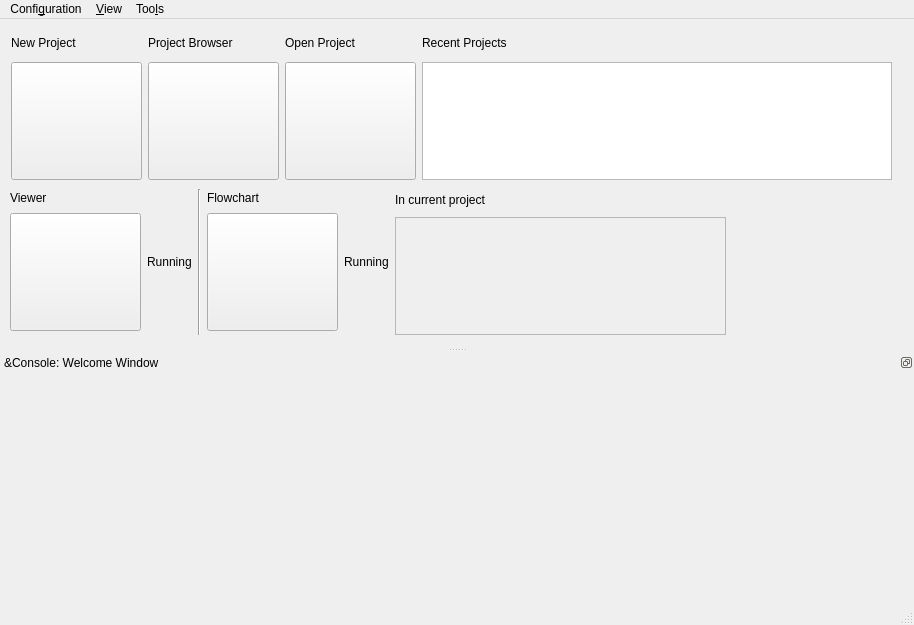
<?xml version="1.0" encoding="UTF-8"?>
<ui version="4.0">
 <class>MainWindow</class>
 <widget class="QMainWindow" name="MainWindow">
  <property name="geometry">
   <rect>
    <x>0</x>
    <y>0</y>
    <width>914</width>
    <height>625</height>
   </rect>
  </property>
  <property name="sizePolicy">
   <sizepolicy hsizetype="Preferred" vsizetype="Preferred">
    <horstretch>0</horstretch>
    <verstretch>0</verstretch>
   </sizepolicy>
  </property>
  <property name="windowTitle">
   <string>MainWindow</string>
  </property>
  <widget class="QWidget" name="centralwidget">
   <widget class="QWidget" name="layoutWidget">
    <property name="geometry">
     <rect>
      <x>11</x>
      <y>10</y>
      <width>897</width>
      <height>151</height>
     </rect>
    </property>
    <layout class="QHBoxLayout" name="horizontalLayout">
     <item>
      <layout class="QVBoxLayout" name="verticalLayout">
       <item>
        <widget class="QLabel" name="labelNewProj">
         <property name="text">
          <string>New Project</string>
         </property>
        </widget>
       </item>
       <item>
        <widget class="QPushButton" name="btnNewProject">
         <property name="sizePolicy">
          <sizepolicy hsizetype="Fixed" vsizetype="Fixed">
           <horstretch>0</horstretch>
           <verstretch>0</verstretch>
          </sizepolicy>
         </property>
         <property name="minimumSize">
          <size>
           <width>131</width>
           <height>118</height>
          </size>
         </property>
         <property name="maximumSize">
          <size>
           <width>131</width>
           <height>118</height>
          </size>
         </property>
         <property name="autoFillBackground">
          <bool>true</bool>
         </property>
         <property name="text">
          <string/>
         </property>
         <property name="flat">
          <bool>false</bool>
         </property>
        </widget>
       </item>
      </layout>
     </item>
     <item>
      <layout class="QVBoxLayout" name="verticalLayoutProjectBrowser">
       <item>
        <widget class="QLabel" name="labelProjectBrowser">
         <property name="text">
          <string>Project Browser</string>
         </property>
        </widget>
       </item>
       <item>
        <widget class="QPushButton" name="btnProjectBrowser">
         <property name="sizePolicy">
          <sizepolicy hsizetype="Fixed" vsizetype="Fixed">
           <horstretch>0</horstretch>
           <verstretch>0</verstretch>
          </sizepolicy>
         </property>
         <property name="minimumSize">
          <size>
           <width>131</width>
           <height>118</height>
          </size>
         </property>
         <property name="maximumSize">
          <size>
           <width>131</width>
           <height>118</height>
          </size>
         </property>
         <property name="autoFillBackground">
          <bool>true</bool>
         </property>
         <property name="text">
          <string/>
         </property>
         <property name="flat">
          <bool>false</bool>
         </property>
        </widget>
       </item>
      </layout>
     </item>
     <item>
      <layout class="QVBoxLayout" name="verticalLayout_2">
       <item>
        <widget class="QLabel" name="labelOpenProject">
         <property name="text">
          <string>Open Project</string>
         </property>
        </widget>
       </item>
       <item>
        <widget class="QPushButton" name="btnOpenProject">
         <property name="sizePolicy">
          <sizepolicy hsizetype="Fixed" vsizetype="Fixed">
           <horstretch>0</horstretch>
           <verstretch>0</verstretch>
          </sizepolicy>
         </property>
         <property name="minimumSize">
          <size>
           <width>131</width>
           <height>118</height>
          </size>
         </property>
         <property name="maximumSize">
          <size>
           <width>131</width>
           <height>118</height>
          </size>
         </property>
         <property name="autoFillBackground">
          <bool>true</bool>
         </property>
         <property name="text">
          <string/>
         </property>
         <property name="flat">
          <bool>false</bool>
         </property>
        </widget>
       </item>
      </layout>
     </item>
     <item>
      <layout class="QVBoxLayout" name="verticalLayout_14">
       <item>
        <widget class="QLabel" name="labelRecentProjects">
         <property name="text">
          <string>Recent Projects</string>
         </property>
        </widget>
       </item>
       <item>
        <widget class="QListWidget" name="listWidgetRecentProjects">
         <property name="minimumSize">
          <size>
           <width>470</width>
           <height>118</height>
          </size>
         </property>
         <property name="maximumSize">
          <size>
           <width>470</width>
           <height>118</height>
          </size>
         </property>
        </widget>
       </item>
      </layout>
     </item>
     <item>
      <spacer name="horizontalSpacer">
       <property name="orientation">
        <enum>Qt::Horizontal</enum>
       </property>
       <property name="sizeHint" stdset="0">
        <size>
         <width>40</width>
         <height>20</height>
        </size>
       </property>
      </spacer>
     </item>
    </layout>
   </widget>
   <widget class="QWidget" name="layoutWidget">
    <property name="geometry">
     <rect>
      <x>10</x>
      <y>170</y>
      <width>760</width>
      <height>146</height>
     </rect>
    </property>
    <layout class="QHBoxLayout" name="horizontalLayout_2">
     <item>
      <layout class="QVBoxLayout" name="verticalLayout_4">
       <item>
        <widget class="QLabel" name="label_4">
         <property name="sizePolicy">
          <sizepolicy hsizetype="Preferred" vsizetype="Fixed">
           <horstretch>0</horstretch>
           <verstretch>0</verstretch>
          </sizepolicy>
         </property>
         <property name="text">
          <string>Viewer</string>
         </property>
        </widget>
       </item>
       <item>
        <widget class="QPushButton" name="btnViewer">
         <property name="sizePolicy">
          <sizepolicy hsizetype="Fixed" vsizetype="Fixed">
           <horstretch>0</horstretch>
           <verstretch>0</verstretch>
          </sizepolicy>
         </property>
         <property name="minimumSize">
          <size>
           <width>131</width>
           <height>118</height>
          </size>
         </property>
         <property name="maximumSize">
          <size>
           <width>131</width>
           <height>118</height>
          </size>
         </property>
         <property name="autoFillBackground">
          <bool>true</bool>
         </property>
         <property name="text">
          <string/>
         </property>
         <property name="flat">
          <bool>false</bool>
         </property>
        </widget>
       </item>
      </layout>
     </item>
     <item>
      <layout class="QVBoxLayout" name="verticalLayoutViewersRunning">
       <item>
        <widget class="QLabel" name="label_9">
         <property name="sizePolicy">
          <sizepolicy hsizetype="Preferred" vsizetype="Fixed">
           <horstretch>0</horstretch>
           <verstretch>0</verstretch>
          </sizepolicy>
         </property>
         <property name="text">
          <string>Running</string>
         </property>
        </widget>
       </item>
      </layout>
     </item>
     <item>
      <widget class="Line" name="line">
       <property name="orientation">
        <enum>Qt::Vertical</enum>
       </property>
      </widget>
     </item>
     <item>
      <layout class="QVBoxLayout" name="verticalLayout_6">
       <item>
        <widget class="QLabel" name="label_5">
         <property name="sizePolicy">
          <sizepolicy hsizetype="Preferred" vsizetype="Fixed">
           <horstretch>0</horstretch>
           <verstretch>0</verstretch>
          </sizepolicy>
         </property>
         <property name="text">
          <string>Flowchart</string>
         </property>
        </widget>
       </item>
       <item>
        <widget class="QPushButton" name="btnFlowchart">
         <property name="sizePolicy">
          <sizepolicy hsizetype="Fixed" vsizetype="Fixed">
           <horstretch>0</horstretch>
           <verstretch>0</verstretch>
          </sizepolicy>
         </property>
         <property name="minimumSize">
          <size>
           <width>131</width>
           <height>118</height>
          </size>
         </property>
         <property name="maximumSize">
          <size>
           <width>131</width>
           <height>118</height>
          </size>
         </property>
         <property name="autoFillBackground">
          <bool>true</bool>
         </property>
         <property name="text">
          <string/>
         </property>
         <property name="flat">
          <bool>false</bool>
         </property>
        </widget>
       </item>
      </layout>
     </item>
     <item>
      <layout class="QVBoxLayout" name="verticalLayoutFlowchartRunning">
       <item>
        <widget class="QLabel" name="label_10">
         <property name="sizePolicy">
          <sizepolicy hsizetype="Preferred" vsizetype="Fixed">
           <horstretch>0</horstretch>
           <verstretch>0</verstretch>
          </sizepolicy>
         </property>
         <property name="text">
          <string>Running</string>
         </property>
        </widget>
       </item>
      </layout>
     </item>
     <item>
      <layout class="QVBoxLayout" name="verticalLayout_13">
       <item>
        <widget class="QLabel" name="label_13">
         <property name="text">
          <string>In current project</string>
         </property>
        </widget>
       </item>
       <item>
        <widget class="QListWidget" name="listWidgetPlots_5">
         <property name="enabled">
          <bool>false</bool>
         </property>
         <property name="sizePolicy">
          <sizepolicy hsizetype="Fixed" vsizetype="Fixed">
           <horstretch>0</horstretch>
           <verstretch>0</verstretch>
          </sizepolicy>
         </property>
         <property name="minimumSize">
          <size>
           <width>331</width>
           <height>118</height>
          </size>
         </property>
         <property name="maximumSize">
          <size>
           <width>241</width>
           <height>118</height>
          </size>
         </property>
        </widget>
       </item>
      </layout>
     </item>
     <item>
      <spacer name="horizontalSpacer_2">
       <property name="orientation">
        <enum>Qt::Horizontal</enum>
       </property>
       <property name="sizeHint" stdset="0">
        <size>
         <width>40</width>
         <height>20</height>
        </size>
       </property>
      </spacer>
     </item>
    </layout>
   </widget>
  </widget>
  <widget class="QMenuBar" name="menubar">
   <property name="geometry">
    <rect>
     <x>0</x>
     <y>0</y>
     <width>914</width>
     <height>30</height>
    </rect>
   </property>
   <widget class="QMenu" name="menuConfiguration">
    <property name="title">
     <string>Confi&amp;guration</string>
    </property>
    <addaction name="actionProject_Configuration"/>
    <addaction name="actionSystem_Configuration"/>
   </widget>
   <widget class="QMenu" name="menuView">
    <property name="title">
     <string>&amp;View</string>
    </property>
    <addaction name="actionShow_all_windows"/>
    <addaction name="separator"/>
    <addaction name="actionConsole"/>
   </widget>
   <widget class="QMenu" name="menuTools">
    <property name="title">
     <string>Too&amp;ls</string>
    </property>
    <addaction name="actionViewer_linker"/>
   </widget>
   <addaction name="menuConfiguration"/>
   <addaction name="menuView"/>
   <addaction name="menuTools"/>
  </widget>
  <widget class="QStatusBar" name="statusbar"/>
  <widget class="QDockWidget" name="dockConsole">
   <property name="minimumSize">
    <size>
     <width>68</width>
     <height>250</height>
    </size>
   </property>
   <property name="features">
    <set>QDockWidget::DockWidgetFloatable|QDockWidget::DockWidgetMovable</set>
   </property>
   <property name="windowTitle">
    <string>&amp;Console: Welcome Window</string>
   </property>
   <attribute name="dockWidgetArea">
    <number>8</number>
   </attribute>
   <widget class="QWidget" name="dockWidgetContents"/>
  </widget>
  <action name="actionProject_Configuration">
   <property name="enabled">
    <bool>false</bool>
   </property>
   <property name="text">
    <string>&amp;Project Configuration</string>
   </property>
  </action>
  <action name="actionSystem_Configuration">
   <property name="text">
    <string>&amp;System Configuration</string>
   </property>
  </action>
  <action name="actionShow_all_windows">
   <property name="text">
    <string>&amp;Show all windows</string>
   </property>
  </action>
  <action name="actionConsole">
   <property name="checkable">
    <bool>true</bool>
   </property>
   <property name="text">
    <string>&amp;Console</string>
   </property>
  </action>
  <action name="actionViewer_linker">
   <property name="text">
    <string>&amp;Viewer linker</string>
   </property>
  </action>
 </widget>
 <resources/>
 <connections>
  <connection>
   <sender>actionConsole</sender>
   <signal>toggled(bool)</signal>
   <receiver>dockConsole</receiver>
   <slot>setVisible(bool)</slot>
   <hints>
    <hint type="sourcelabel">
     <x>-1</x>
     <y>-1</y>
    </hint>
    <hint type="destinationlabel">
     <x>401</x>
     <y>506</y>
    </hint>
   </hints>
  </connection>
 </connections>
</ui>
